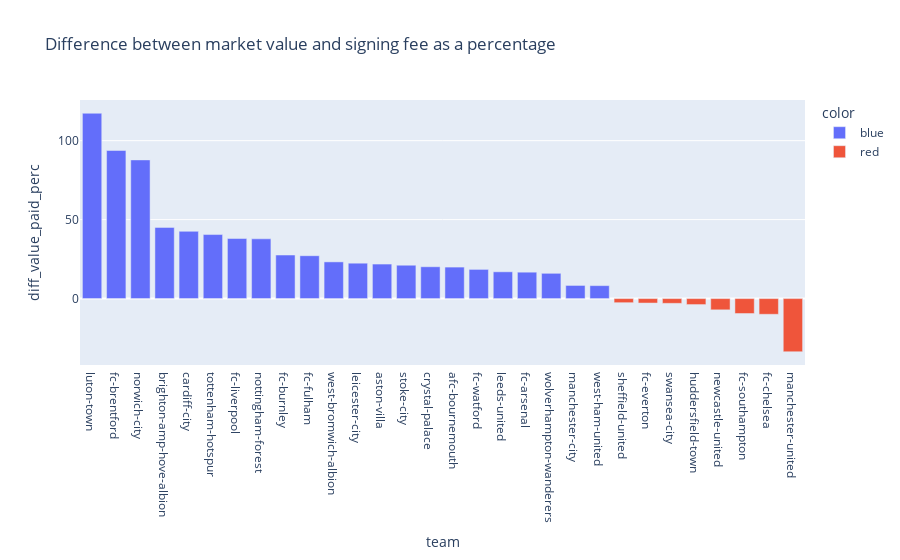

The code cell stored with this chart in its notebook:
### Markdown cell above
Positive differences:
- Teams with a positive difference are good at buying players for a reasonable price
- They improve their players therefore increasing their value
- As the premier league has higher wages, it may inflate a players value just because they've signed with a premier league team
- liverpool have the greatest positive difference, this is expected given signings such as Salah and Mane (approx. €40 million each) have delivered enormously over the last 7 seasons resulting in increased market values. 

Negative differences:
- Not great at buying a player for their real value
- Unable to develop players or because they've been signed for too much, players regress to their real value
- Manchester United have a negative difference of €10.9 million which is expected when we consider that they have spent vast sums of money on players with little return. For example, the signing of Antony for €90 million who's value will have decreased drastically due to sub par performances

### Code cell
def create_diff_val_paid_perc(df: pd.DataFrame) -> pd.DataFrame:
    df.loc[:, 'diff_value_paid_perc'] = round((df['diff_value_paid'] / df['signing_fee_euro_mill']) * 100, 2)
    return df

data = create_diff_val_paid_perc(data)

data = data.sort_values(by='diff_value_paid_perc', ascending=False)

px.bar(
    data_frame=data,
    x="team",
    y="diff_value_paid_perc",
    title="Difference between market value and signing fee as a percentage",
    labels={"x": "Team", "y": "Difference in value (%)"},
    color="color",
)

### Figure 1 — Plotly figure (JSON) as saved in the notebook; plotly's stock layout.template omitted (floating-point values rounded to 4 significant figures)
{"data": [{"alignmentgroup": "True", "hovertemplate": "color=blue<br>team=%{x}<br>diff_value_paid_perc=%{y}<extra></extra>", "legendgroup": "blue", "marker": {"color": "#636efa", "pattern": {"shape": ""}}, "name": "blue", "offsetgroup": "blue", "orientation": "v", "showlegend": true, "textposition": "auto", "type": "bar", "x": ["luton-town", "fc-brentford", "norwich-city", "brighton-amp-hove-albion", "cardiff-city", "tottenham-hotspur", "fc-liverpool", "nottingham-forest", "fc-burnley", "fc-fulham", "west-bromwich-albion", "leicester-city", "aston-villa", "stoke-city", "crystal-palace", "afc-bournemouth", "fc-watford", "leeds-united", "fc-arsenal", "wolverhampton-wanderers", "manchester-city", "west-ham-united"], "xaxis": "x", "y": [117.4, 93.79, 87.82, 45.09, 42.59, 40.54, 38.03, 37.84, 27.58, 27.15, 23.24, 22.41, 21.86, 21.12, 20.15, 19.94, 18.48, 16.96, 16.72, 16, 8.32, 8.2], "yaxis": "y"}, {"alignmentgroup": "True", "hovertemplate": "color=red<br>team=%{x}<br>diff_value_paid_perc=%{y}<extra></extra>", "legendgroup": "red", "marker": {"color": "#EF553B", "pattern": {"shape": ""}}, "name": "red", "offsetgroup": "red", "orientation": "v", "showlegend": true, "textposition": "auto", "type": "bar", "x": ["sheffield-united", "fc-everton", "swansea-city", "huddersfield-town", "newcastle-united", "fc-southampton", "fc-chelsea", "manchester-united"], "xaxis": "x", "y": [-2.6, -2.83, -3.02, -3.8, -7.13, -9.47, -9.95, -33.67], "yaxis": "y"}], "layout": {"barmode": "relative", "legend": {"title": {"text": "color"}, "tracegroupgap": 0}, "title": {"text": "Difference between market value and signing fee as a percentage"}, "xaxis": {"anchor": "y", "domain": [0, 1], "title": {"text": "team"}}, "yaxis": {"anchor": "x", "domain": [0, 1], "title": {"text": "diff_value_paid_perc"}}}}
